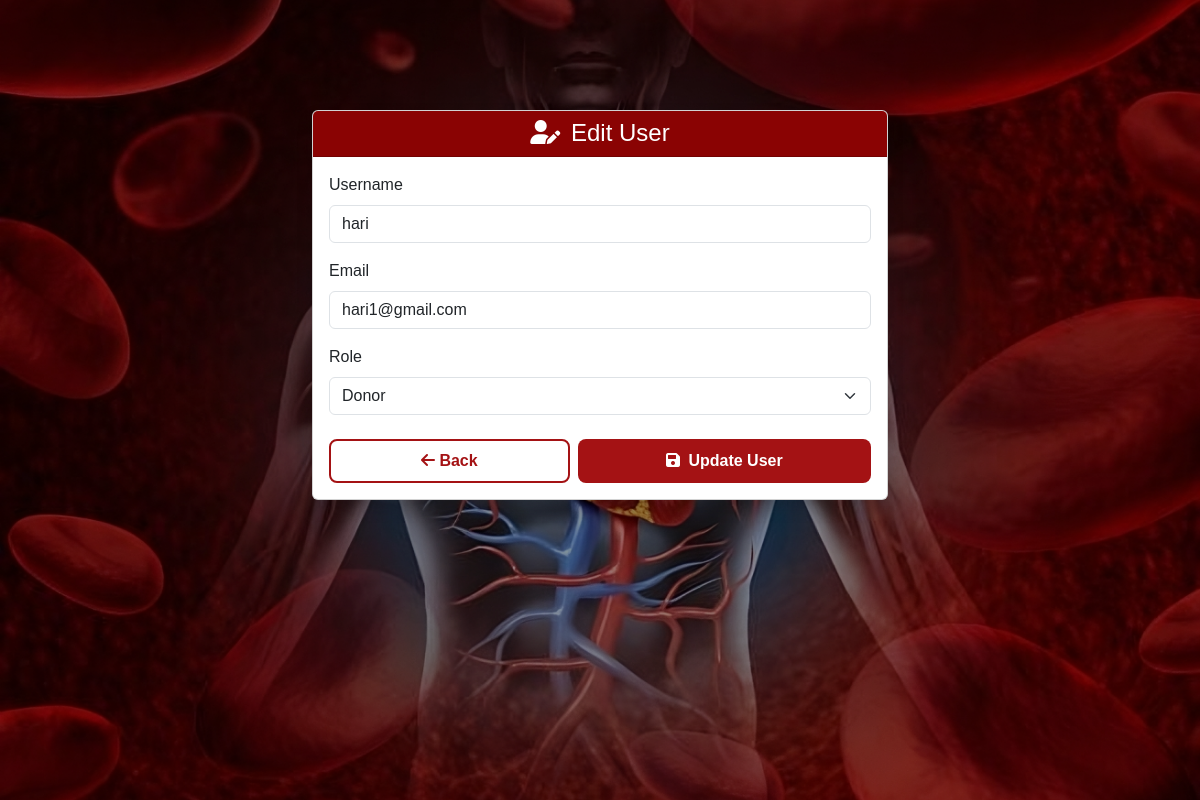
Screenshot of /BloodManagementSystem/users/update_user.php?id=6 (signed in) with the database file from the repository.
### tables this page shows
CREATE TABLE `users` (
  `id` int(11) NOT NULL AUTO_INCREMENT,
  `username` varchar(100) NOT NULL,
  `email` varchar(100) NOT NULL,
  `password` varchar(255) NOT NULL,
  `role` enum('donor','seeker','admin','staff') NOT NULL,
  `created_at` datetime DEFAULT current_timestamp(),
  PRIMARY KEY (`id`),
  UNIQUE KEY `username` (`username`),
  UNIQUE KEY `email` (`email`)
);

### BloodManagementSystem/users/update_user.php (the view, shortened to what this page needs)
<?php
include('../includes/db.php');
$id = $_GET['id'];
$result = mysqli_query($conn, "SELECT * FROM users WHERE id=$id");
$data = mysqli_fetch_assoc($result);
?>
<!DOCTYPE html>
<html lang="en">
<head>
  <link href="https://cdn.jsdelivr.net/npm/bootstrap@5.3.0/dist/css/bootstrap.min.css" rel="stylesheet">
  <link href="https://cdnjs.cloudflare.com/ajax/libs/font-awesome/6.0.0/css/all.min.css" rel="stylesheet">
  <link rel="stylesheet" href="../style.css">
</head>
<body>
<div class="request-wrapper">
<div class="container form-card">
  <div class="card shadow rounded">
    <div class="card-header text-white text-center" style="background-color: #8a0303;">
      <h4 class="mb-0"><i class="fas fa-user-edit me-1"></i> Edit User</h4>
    </div>
    <div class="card-body">
      <form method="POST" action="">
        <div class="mb-3">
          <label class="form-label">Username</label>
          <input type="text" class="form-control" name="username" value="<?= htmlspecialchars($data['username']) ?>" required>
        </div>
        <div class="mb-3">
          <label class="form-label">Email</label>
          <input type="email" class="form-control" name="email" value="<?= htmlspecialchars($data['email']) ?>" required>
        </div>
        <div class="mb-4">
          <label class="form-label">Role</label>
          <select class="form-select" name="role" required>
            <option value="donor" <?= $data['role'] == 'donor' ? 'selected' : '' ?>>Donor</option>
          </select>
        </div>
        <div class="d-flex flex-column flex-sm-row gap-2">
          <a href="list_user.php" class="custom-back-btn flex-fill text-center"><i class="fas fa-arrow-left"></i> Back</a>
          <button type="submit" class="custom-btn flex-fill"><i class="fas fa-save me-1"></i> Update User</button>
        </div>
      </form>
    </div>
  </div>
</div>
</div>
</body>
</html>

### BloodManagementSystem/style.css (style rules this page uses)
body { font-family: 'Arial', sans-serif; color: #070603; }
.custom-btn { color: #fff; border: none; padding: 0.1rem 0.3rem; border-radius: 0.4rem; transition: all 0.3s ease; font-weight: 500; text-decoration: none; display: inline-block; }
.custom-btn { background-color: #a41214; color: #fff; border: none; padding: 0.6rem 1.2rem; font-weight: 600; border-radius: 0.5rem; transition: background-color 0.3s ease, color 0.3s ease; }

### BloodManagementSystem/users/update_user.php (style rules this page uses)
body { background-color: #f8f9fa; }
.form-card { max-width: 600px; margin: 50px auto; }
.custom-back-btn { background-color: #fff; color: #a41214; border: 2px solid #a41214; padding: 0.5rem 1.3rem; font-weight: 600; border-radius: 0.5rem; text-decoration: none; transition: all 0.3s ease; }
.request-wrapper { background: url('../images/savelife3.jpeg') no-repeat center center; background-size: cover; min-height: 100vh; position: relative; z-index: 0; padding-top: 60px; }
.request-wrapper::before { content: ""; position: absolute; inset: 0; background: rgba(0, 0, 0, 0.4); z-index: 1; }
.request-wrapper .container { position: relative; z-index: 2; }

### rows the page displays
users: username "hari", email "hari1@gmail.com", role "Donor"
